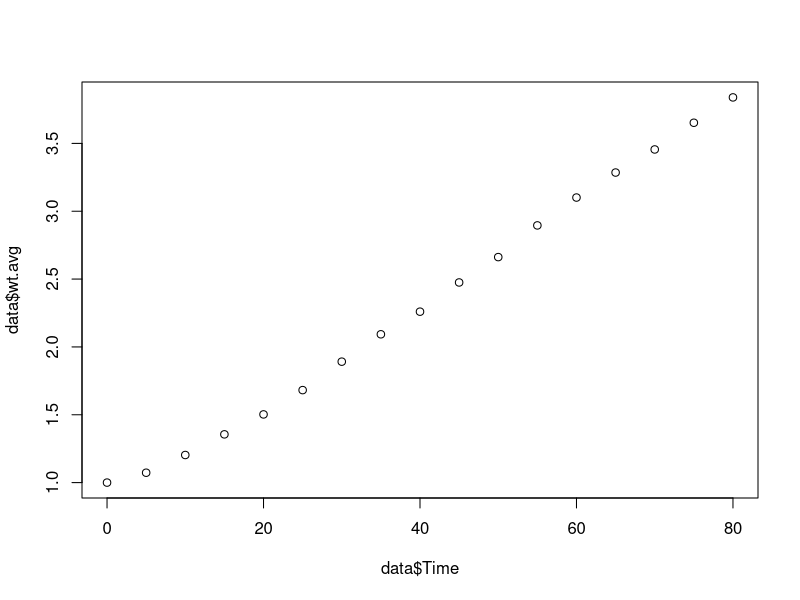
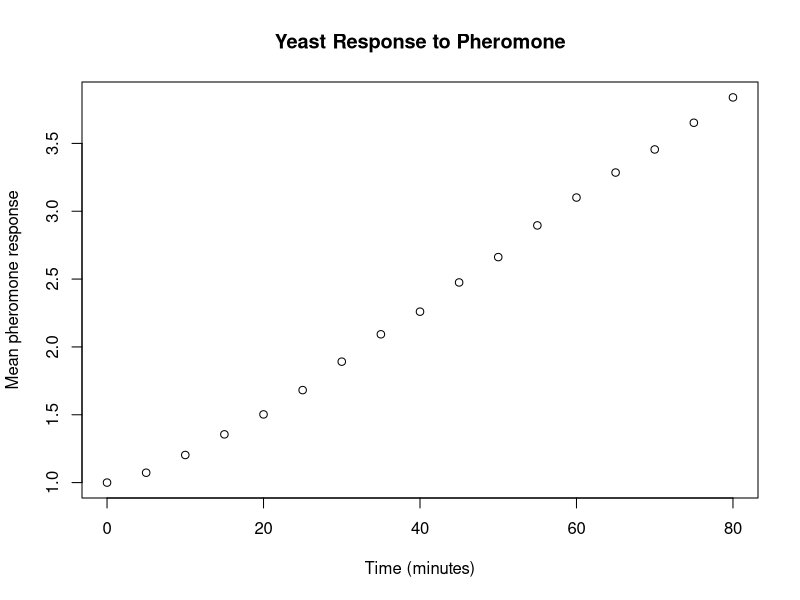
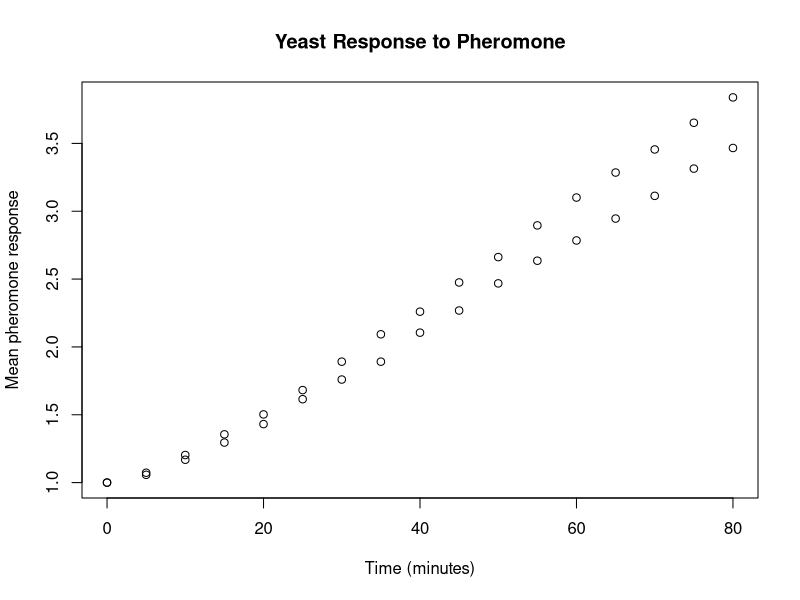
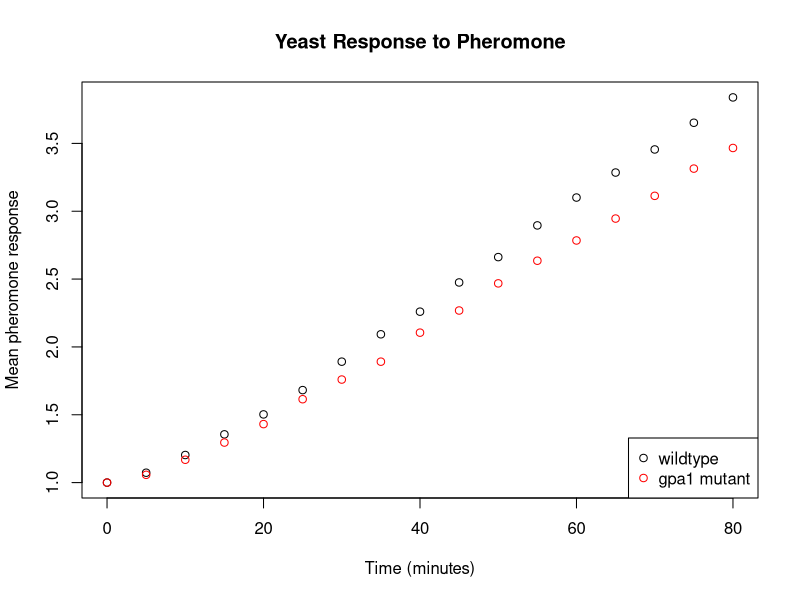

R code for these plots, in order:
## ---- chunk 1
knitr::opts_chunk$set(echo = TRUE, collapse = TRUE)
## ---- chunk 2
setwd("~/Documents/rclass")
getwd()
## ---- chunk 3
data <- read.csv("yeastmutants.csv", header = TRUE)
## ---- chunk 4
class(data)
data
str(data)
## ---- chunk 5
plot(x = data$Time, y = data$wt.avg)
## ---- chunk 6
plot(x = data$Time, 
     y = data$wt.avg, 
     main = "Yeast Response to Pheromone", 
     xlab = "Time (minutes)", 
     ylab = "Mean pheromone response")
## ---- chunk 7
plot(x = data$Time, 
     y = data$wt.avg, 
     main = "Yeast Response to Pheromone", 
     xlab = "Time (minutes)", 
     ylab = "Mean pheromone response")
points(x = data$Time, y = data$gpa1.avg)
## ---- chunk 8
plot(x = data$Time, 
     y = data$wt.avg, 
     main = "Yeast Response to Pheromone", 
     xlab = "Time (minutes)", 
     ylab = "Mean pheromone response")
points(x = data$Time, y = data$gpa1.avg, col = "red")
legend(x = "bottomright", 
       legend = c("wildtype","gpa1 mutant"), 
       lty = 0, 
       pch = 1, 
       col = c("black","red"))
